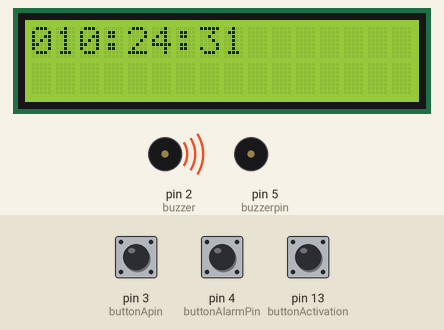
The sketch below on a simulated Arduino Uno, built with avr-gcc and run on an emulated ATmega328P. On the bench: 16×2 character LCD, buzzer (waves = sounding, pin HIGH). Inputs (shaded band) come from the test bench; at power-on: pin 13 (buttonActivation) HIGH, pin 3 (buttonApin) HIGH, pin 4 (buttonAlarmPin) LOW. The local clock reads 2024-03-15 10:24:30 at power-on unless the sketch sets it.

Above: at 1.2 s.
1.3 s: pin 13 (buttonActivation) pulled LOW for 1 s
At 3.8 s:
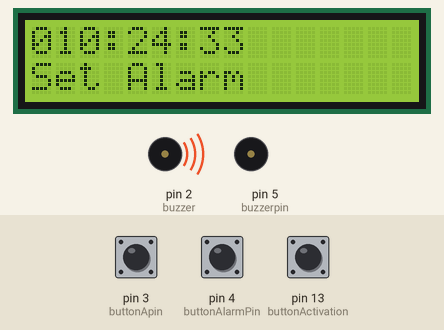
4.5 s: pin 3 (buttonApin) pulled LOW for 0.15 s
At 5.6 s:
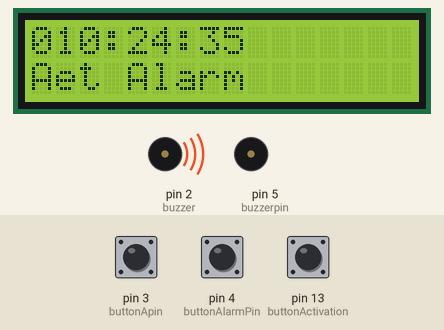
7.6 s: pin 4 (buttonAlarmPin) pulled HIGH for 0.15 s
At 8.7 s:
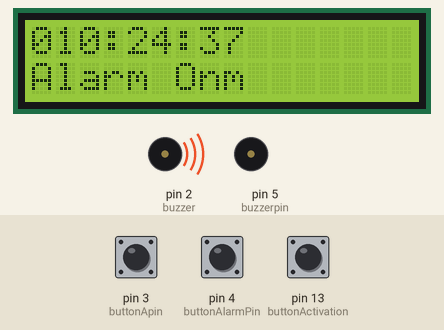
10.7 s: pin 3 (buttonApin) pulled LOW for 1 s
At 11.3 s:
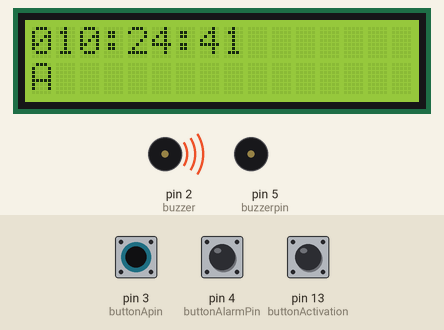
14.7 s: pin 4 (buttonAlarmPin) pulled HIGH for 1 s
At 15.2 s:
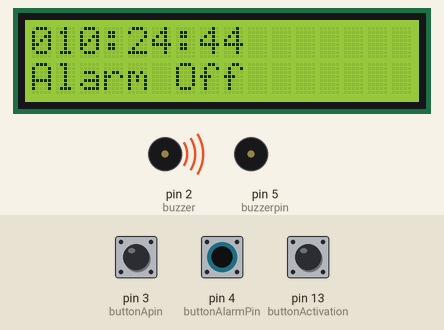
18.2 s: pin 4 (buttonAlarmPin) pulled HIGH for 0.15 s
At 19.1 s:
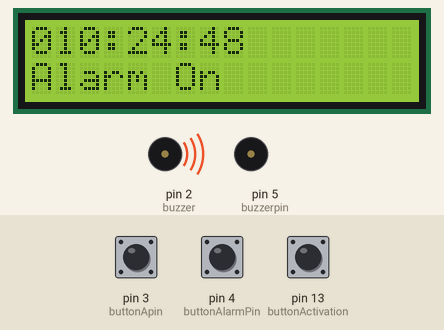
Timing chart, 0 to 21.2 s (numbered marks = the images above; inputs shaded):
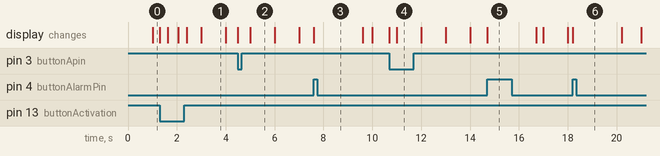

Measured:
- after the input at 4.5 s, the display: first changes at once (image 2 shows a later state)
- after the input at 7.6 s, the display: changes at once (image 3)
- after the input at 10.7 s, the display: first changes at once (image 4 shows a later state)
- after the input at 14.7 s, the display: changes at once (image 5)
- after the input at 18.2 s, the display: changes at once (image 6)
- what the display in image 1 shows lasts 1.0 s, from 3.0 s to 4.0 s

The sketch:

Alarm_Clock.ino
```cpp
#include <RTClib.h>
#include <LiquidCrystal.h>
#include <Wire.h>


const int buzzer = 2;
const int buttonApin = 3;
const int buttonBpin = 2;
const int buttonActivation = 13;
const int buttonAlarmPin= 4;
const int buzzerpin = 5;
int buttonAlarmState = 0;
int alarm = 0;
LiquidCrystal lcd(7, 8, 9, 10, 11, 12);
float time;
unsigned int seconds = 0;
unsigned int minutes = 0;
unsigned int hours = 0;
unsigned int alarmHours = 0;
unsigned int alarmMinutes = 0;
RTC_DS3231 rtc;                     // create rtc for the DS3231 RTC module, address is fixed at 0x68

void setup() {
  // initializing the rtc
  if(!rtc.begin()) {
      Serial.println("Couldn't find RTC!");
      Serial.flush();
      abort();
  }
  if(rtc.lostPower()) {
      // this will adjust to the date and time at compilation
      rtc.adjust(DateTime(F(__DATE__), F(__TIME__)));
  }
  pinMode(buttonApin, INPUT_PULLUP);
  pinMode(buttonBpin, INPUT_PULLUP);
  pinMode(buttonActivation, INPUT_PULLUP);
  pinMode(buttonAlarmPin, INPUT);
  pinMode(buzzerpin, OUTPUT);

  lcd.begin(16, 2);
  lcd.clear();
  pinMode(buzzer, OUTPUT); // Set buzzer as an output
  Serial.begin(9600);
}

void loop() {
  //
  DisplayDateTime();
  SetAlarm();
  if (digitalRead(buttonActivation) == LOW)
  {
   lcd.clear();
   lcd.setCursor(0,0);
   if (alarmHours <= 9){
    lcd.print("0");
   }
   lcd.print(alarmHours);
   lcd.print(":");
   lcd.setCursor(3,0);
   if (alarmMinutes <= 9){
    lcd.print("0");
   }
   lcd.print(alarmMinutes);
   delay(100);

   if (digitalRead(buttonBpin) == LOW)
   {
   lcd.setCursor(0,0);
   alarmHours = alarmHours +  1;
   if (alarmHours == 60)
   {
    alarmHours = 0;
   }
   if (hours <= 9){
    lcd.print("0");
   }
   lcd.print(alarmHours);
   delay(700);
   }
   if (digitalRead(buttonApin) == LOW)
   {
   alarmMinutes = alarmMinutes +  1;
   if (alarmMinutes == 60){
    alarmMinutes = 0;
   }
   if (minutes <= 9)
   {
    lcd.print("0");
   }
   lcd.setCursor(3,0);
   lcd.print(alarmMinutes);
   delay(300);
  }
  lcd.setCursor(0,1);
  lcd.print("Set Alarm");
  }//Alarm Set

  if (digitalRead(buttonApin) == LOW)
  {
   lcd.setCursor(0,1);
   lcd.print("A");
  }
  if (digitalRead(buttonBpin) == LOW)
  {
   lcd.setCursor(0,1);
   lcd.print("B");
  }
  if (digitalRead(buttonAlarmPin) == HIGH)
  {
   alarm = (alarm+1)%2;
   if (alarm == 1){
   lcd.setCursor(0,1);
   lcd.print("Alarm On");
   alarm = 1;
   }
   else{
   lcd.setCursor(0,1);
   lcd.print("Alarm Off");
   alarm = 0;
   }
   delay(2000);
   lcd.clear();
  }
}


void DisplayDateTime()
{
  DateTime rtctime = rtc.now();
  seconds = rtctime.second();
  minutes = rtctime.minute();
  hours = rtctime.twelveHour();
  lcd.setCursor(0,0);
  {
    lcd.print("0");
  }
  lcd.print(hours);
  lcd.print(":");
  if (minutes <= 9)
  {
    lcd.print("0");
  }
  lcd.print(minutes);
  lcd.print(":");
  if (seconds <= 9)
  {
    lcd.print("0");
  }
  lcd.print(seconds);
}

void SetAlarm()
{
 if (alarm == 1)
 {
  if (alarmHours == hours and alarmMinutes == minutes){
    if (alarm == 1){
      tone(buzzerpin, 1000);
    }
    else{
      noTone(buzzerpin);
    }

  }
  if (alarm == 0)
  {
    noTone(buzzerpin);
  }
 }
}
```
